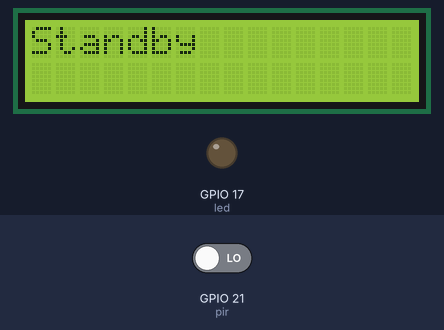
The program below on a simulated Raspberry Pi (BCM pin numbers). Shown: 16×2 character LCD, output pins drawn as LEDs (lit = HIGH). Inputs (shaded band) come from the test bench; at power-on: GPIO 21 (pir) LOW. What the program prints to the terminal is not drawn.

Above: at 1.2 s.
1.3 s: GPIO 21 (pir) driven HIGH
At 2.3 s:
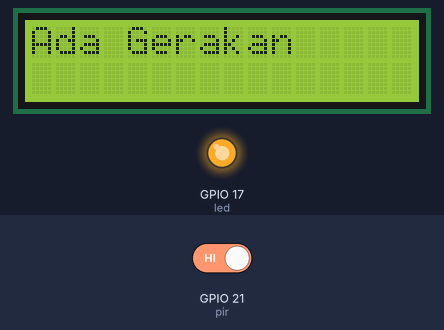
4.3 s: GPIO 21 (pir) driven LOW
At 5.3 s:
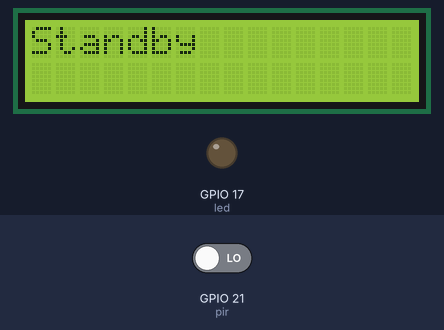
7.3 s: GPIO 21 (pir) driven HIGH
At 8.9 s:
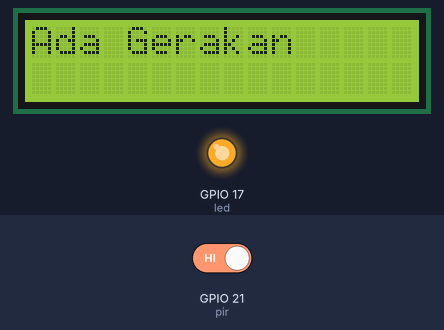
10.3 s: GPIO 21 (pir) driven LOW
At 13.3 s:
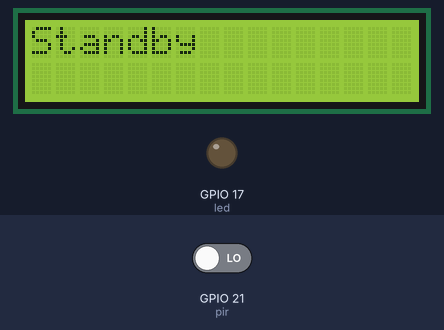
Timing chart, 0 to 14.8 s (numbered marks = the images above; inputs shaded):
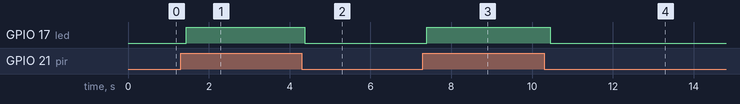

The program:

materi10.py
```python
from RPLCD.i2c import CharLCD
from gpiozero import MotionSensor, LED
from time import sleep

# Inisialisasi LCD
lcd = CharLCD(i2c_expander='PCF8574', address=0x27, port=1, cols=16, rows=2, dotsize=8)

# Inisialisasi PIR sensor dan LED
pir = MotionSensor(21)
led = LED(17)

try:
    while True:
        if pir.motion_detected:
            lcd.clear()
            lcd.write_string('Ada Gerakan')
            print('Ada Gerakan')
            led.on()
        else:
            lcd.clear()
            lcd.write_string('Standby')
            led.off()
        sleep(0.1)
except KeyboardInterrupt:
    lcd.clear()
    lcd.write_string('Program berhenti')
    led.off()
    print("Program dihentikan oleh pengguna")
```

Measured:
- after the input at 1.3 s, GPIO 17 (led): LOW → HIGH after 0.14 s; the display: first changes after 0.13 s (image 1 shows a later state)
- after the input at 4.3 s, GPIO 17 (led): HIGH → LOW after 0.08 s; the display: changes after 0.08 s (image 2)
- after the input at 7.3 s, GPIO 17 (led): LOW → HIGH after 0.09 s; the display: changes after 0.09 s (image 3)
- after the input at 10.3 s, GPIO 17 (led): HIGH → LOW after 0.15 s; the display: changes after 0.15 s (image 4)
- what the display in image 1 shows lasts 1.1 s, from 1.4 s to 2.5 s
- what the display in image 2 shows lasts 1.1 s, from 4.4 s to 5.5 s
